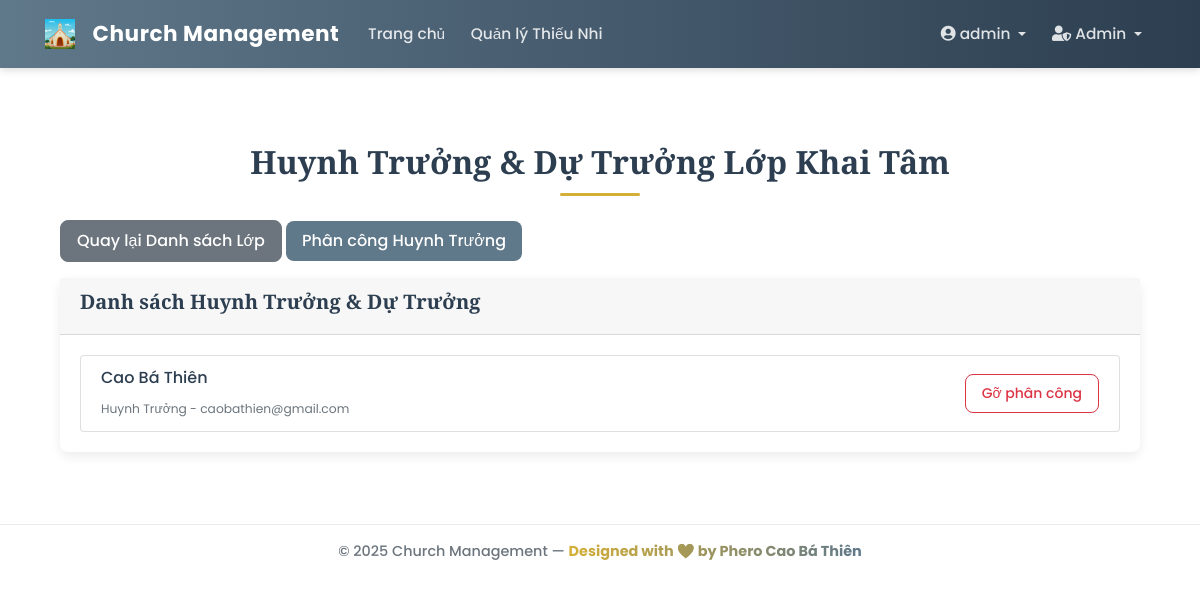
/admin/class/2/leaders (signed in), run on an earlier commit of the app's database.
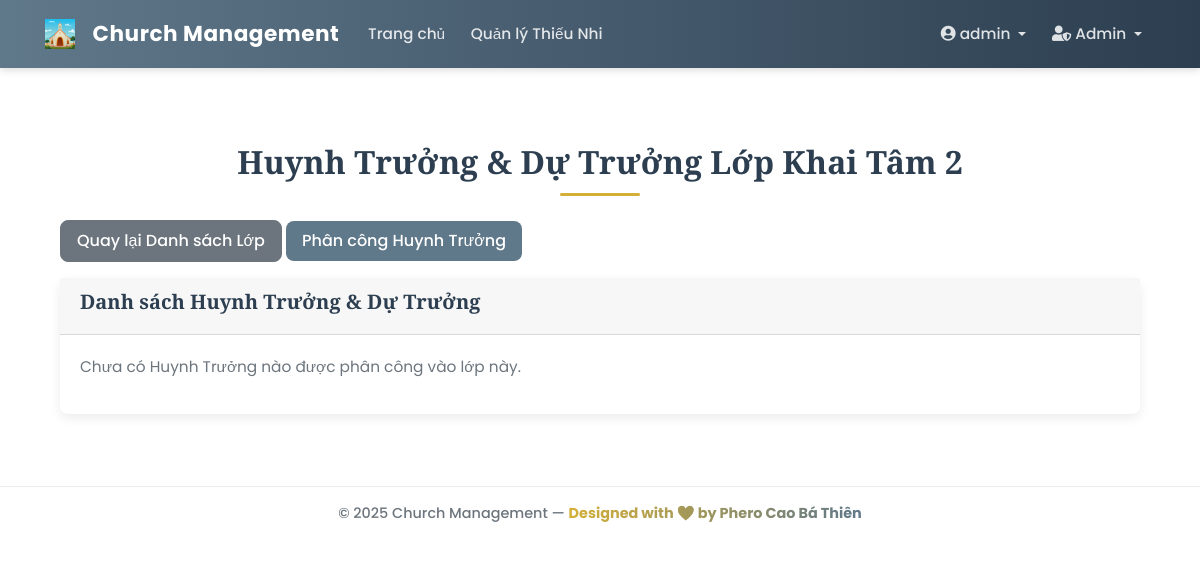
And on a later commit of the database.
### app/models/class_model.py (models this page shows, shortened)
class ClassModel(db.Model):
    __tablename__ = 'class_model'
    id = db.Column(db.Integer, primary_key=True)
    name = db.Column(db.String(100), unique=True, nullable=False)
    students = db.relationship('Student', backref='class_assigned', lazy='dynamic')
    leaders = db.relationship(
        'User',
        secondary=class_leaders_association,
        back_populates='assigned_classes',
        lazy='dynamic'
    )

### app/models/user.py (models this page shows, shortened)
class User(db.Model, UserMixin):
    __tablename__ = 'user'
    id = db.Column(db.Integer, primary_key=True)
    username = db.Column(db.String(20), unique=True, nullable=False)
    email = db.Column(db.String(120), unique=True, nullable=False)
    password_hash = db.Column(db.String(60), nullable=False)
    role = db.Column(db.String(50), nullable=False, default='guest')
    created_at = db.Column(db.DateTime, nullable=False, default=datetime.utcnow)
    profile = db.relationship(
        'UserProfile',
        back_populates='user',
        uselist=False,
        cascade='all, delete-orphan'
    )
    assigned_classes = db.relationship(
        'ClassModel',
        secondary=class_leaders_association,
        back_populates='leaders',
        lazy='dynamic'
    )
    announcements = db.relationship('Announcement', backref='author', lazy=True)
    feedbacks = db.relationship('Feedback', backref='sender', lazy=True)
    @property
    def password(self):
        """Ngăn chặn việc đọc trực tiếp mật khẩu."""
        raise AttributeError('password is not a readable attribute')
    def is_admin(self):
        return self.role == 'admin'

### app/models/user_profile.py (models this page shows, shortened)
class UserProfile(db.Model):
    __tablename__ = 'user_profile'
    id = db.Column(db.Integer, primary_key=True)
    ten_thanh = db.Column(db.String(50), nullable=True)
    ho_ten = db.Column(db.String(100), nullable=False)
    sdt = db.Column(db.String(15), nullable=True)
    dia_chi = db.Column(db.String(255), nullable=True)
    avatar_filename = db.Column(db.String(100), nullable=True)
    user_id = db.Column(db.Integer, db.ForeignKey('user.id'), unique=True, nullable=False)
    user = db.relationship('User', back_populates='profile')

### app/controllers/admin_controller.py (the view)
@admin_bp.route('/class/<int:class_id>/leaders')
@login_required
@admin_required
def view_class_leaders(class_id):
    class_obj = ClassModel.query.get_or_404(class_id)
    leaders = class_obj.leaders.all()
    return render_template('admin/class_leaders.html', title=f'Huynh Trưởng Lớp {class_obj.name}', class_obj=class_obj, leaders=leaders)

### app/models/user.py (called while the page is built)
@login_manager.user_loader
def load_user(user_id):
    return User.query.get(int(user_id))

### app/templates/admin/class_leaders.html (shortened to what this page needs)
{% extends "base.html" %}
{% block content %}
<div class="container mt-4">
    <h1 class="mb-4">Huynh Trưởng & Dự Trưởng Lớp {{ class_obj.name }}</h1>
    <a href="{{ url_for('admin.list_classes') }}" class="btn btn-secondary mb-3">Quay lại Danh sách Lớp</a>
    <a href="{{ url_for('admin.assign_leader') }}" class="btn btn-primary mb-3">Phân công Huynh Trưởng</a>
    <div class="card">
        <div class="card-header">
            <h5>Danh sách Huynh Trưởng & Dự Trưởng</h5>
        </div>
        <div class="card-body">
            {% if leaders %}
            <div class="list-group">
                {% for leader in leaders %}
                <div class="list-group-item d-flex justify-content-between align-items-center">
                    <div>
                        <h6>{{ leader.profile.ho_ten }}</h6>
                        <small class="text-muted">{{ 'Huynh Trưởng' if leader.role == 'huynh_truong' else 'Dự Trưởng' }} - {{ leader.email }}</small>
                    </div>
                    <form action="{{ url_for('admin.assign_leader') }}" method="POST" class="d-inline">
                        <button type="submit" class="btn btn-outline-danger btn-sm">Gỡ phân công</button>
                    </form>
                </div>
                {% endfor %}
            </div>
            {% else %}
            <p class="text-muted">Chưa có Huynh Trưởng nào được phân công vào lớp này.</p>
            {% endif %}
        </div>
    </div>
</div>
{% endblock content %}

What changed in the data, as far as the page shows it:
removed User: profile.ho_ten "Cao Bá Thiên", role "Huynh Trưởng", email "caobathien@gmail.com"
changed ClassModel: name "Khai Tâm" → "Khai Tâm 2"
Also different on the page:
text now shown: "Chưa có Huynh Trưởng nào được phân công vào lớp này."
